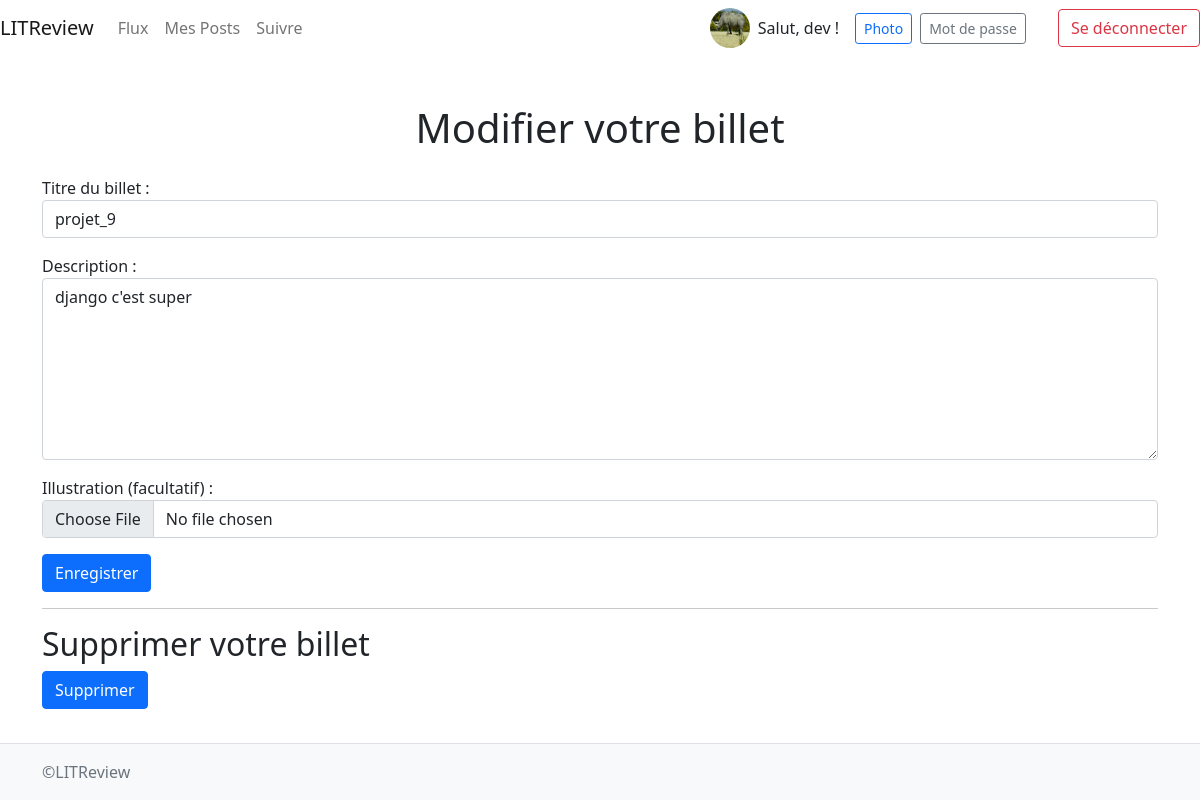
The page /edit/ticket/6 (signed in) on the database its author committed.
### authentication/models.py (models this page shows)
class User(AbstractUser):
    profile_photo = models.ImageField(verbose_name='Photo de profil')
    follows = models.ManyToManyField(
        'self',
        symmetrical=False,
        verbose_name='suit',
        related_name='followers'
    )
    blocked = models.ManyToManyField(
        'self',
        symmetrical=False,
        related_name='blocked_by',
        blank=True,
        verbose_name='bloqué',
    )

### blog/models.py (models this page shows, shortened)
class Ticket(models.Model):
    title = models.CharField(max_length=128)
    description = models.CharField(max_length=2048, blank=True)
    user = models.ForeignKey(settings.AUTH_USER_MODEL, on_delete=models.CASCADE)
    image = models.ImageField(blank=True, null=True)
    time_created = models.DateTimeField(auto_now_add=True)
    update_at = models.DateTimeField(auto_now=True)
    IMAGE_MAX_SIZE = (800, 800)

### blog/views.py (the view, shortened to what this page needs)
# urls.py: path('edit/ticket/<int:ticket_id>', blog.views.edit_ticket, name='edit_ticket'),
@login_required
def edit_ticket(request, ticket_id):
    ticket = get_object_or_404(models.Ticket, id=ticket_id)
    ticket_form = forms.TicketForm(instance=ticket)
    delete_form = forms.DeleteTicketForm()
    context={
        'ticket_form':ticket_form,
        'delete_form': delete_form
    }
    return render(request, 'blog/edit_ticket.html', context=context)

### blog/forms.py
class TicketForm(forms.ModelForm):
    edit_ticket = forms.BooleanField(
        widget=forms.HiddenInput,
        initial=True
        )
    class Meta:
        model = models.Ticket
        fields = ['title', 'description', 'image']
        widgets = {
                    'title': forms.TextInput(attrs={
                        'class': 'form-control',
                    }),
                    'image': forms.ClearableFileInput(attrs={
                        'class': 'form-control',
                        'required': False
                        }),
                    'description': forms.Textarea(attrs={
                        'class': 'form-control',
                        'rows': 7,
                    })
                }
        labels = {
            'title'      : "Titre du billet :",
            'description': "Description :",
            'image'      : "Illustration (facultatif) :"
        }
        error_messages = {
            'title' : {
                'required': '',
            },
            'description': {
                'required': '',
            }
            }

class DeleteTicketForm(forms.Form):
    delete_ticket = forms.BooleanField(
        widget=forms.HiddenInput,
        initial=True
        )

### blog/templates/blog/edit_ticket.html (shortened to what this page needs)
{% extends 'base.html' %}
{% block content %}
<h1 class="my-4 text-center">Modifier votre billet</h1>
<form action="" method="post" enctype="multipart/form-data">
  {% include 'blog/partials/edit_ticket.html' with form=ticket_form %}
  <button class="btn btn-primary" type="submit">Enregistrer</button>
</form>
<hr>
<h2>Supprimer votre billet</h2>
<form action=""method="post">
  <button class="btn btn-primary" type="submit">Supprimer</button>
</form>
{% endblock content %}

### templates/base.html (shortened to what this page needs)
{% load static %}
<!DOCTYPE html>
<html lang="fr">
<head>
  <link rel="stylesheet" href="https://cdn.jsdelivr.net/npm/bootstrap-icons@1.10.5/font/bootstrap-icons.css">
  <link href="https://cdn.jsdelivr.net/npm/bootstrap@5.0.2/dist/css/bootstrap.min.css"
        rel="stylesheet"
>
  <link rel="stylesheet" href="{% static 'styles.css' %}">
</head>
<body class="d-flex flex-column min-vh-100">
  <nav class="navbar navbar-expand-lg navbar-light bg-light>
    <div class="container-fluid">
      <a class="navbar-brand" href="{% url 'home' %}">LITReview</a>
      <div class="collapse navbar-collapse" id="mainNavbar">
        {% if user.is_authenticated %}
          <ul class="navbar-nav me-auto mb-2 mb-lg-0">
            <li class="nav-item">
              <a class="nav-link" href="{% url 'home' %}">Flux</a>
            </li>
            <li class="nav-item">
              <a class="nav-link" href="{% url 'posts' %}">Mes Posts</a>
            </li>
            <li class="nav-item">
              <a class="nav-link" href="{% url 'follow_users' %}">Suivre</a>
            </li>
          </ul>
          <div class="d-flex align-items-center me-3">
            {% if user.profile_photo %}
              <img src="{{ user.profile_photo.url }}" alt="Avatar" class="rounded-circle me-2" width="40" height="40">
            {% else %}
              <img src="{% static 'images/default_profile.png' %}" alt="Avatar" class="rounded-circle me-2" width="40" height="40">
            {% endif %}
            <span class="me-3">Salut, {{ user.username }} !</span>
            <a href="{% url 'profile_photo_upload' %}"
               class="btn btn-sm btn-outline-primary me-2" title="Changer la photo">Photo</a>
            <a href="{% url 'password_change' %}"
               class="btn btn-sm btn-outline-secondary me-3" title="Changer le mot de passe">Mot de passe</a>
          </div>
          <form class="d-flex" action="{% url 'logout' %}" method="post">
            <button class="btn btn-outline-danger" type="submit">Se déconnecter</button>
          </form>
        {% endif %}
      </div>
  </nav>
  <main class="flex-fill container py-4">
    {% block content %}{% endblock %}
  </main>
  <footer class="bg-light text-center text-lg-start mt-auto py-3 border-top">
    <div class="container d-flex flex-column flex-lg-row align-items-center justify-content-between">
        <span class="text-muted">©LITReview</span>
    </div>
  </footer>
</body>
</html>

### blog/templates/blog/partials/edit_ticket.html
{% load static %}
{% load blog_extras %}
{{ form.as_p }}

### rows shown on the page
User: profile_photo (picture), username "dev"
Ticket: title "projet_9", description "django c'est super"
